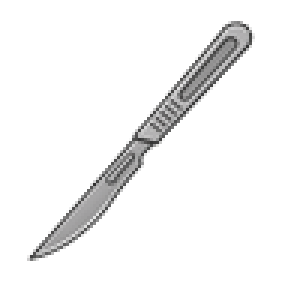
#> input picture HypnosisCreator/images/powers/abnormal_fetish_power.png, 94 x 94 px, given in place of trance_pendulum_source.png, which was not available (shown 3 times larger)
$ python make_trance_pendulum_icon.py
#> lines starting #> are read from the running program, lines starting #| are printed output that depends on the picture; pictures that were not available may be replaced by others from this repository, and a replacement may not be noted
from pathlib import Path

from PIL import Image, ImageDraw, ImageEnhance, ImageFilter

src_path = Path(
    r"C:\Users\homut\.cursor\projects\d-Dev-antigravity-StSMod-N\assets\trance_pendulum_source.png"
)
out_small = Path(r"D:\Dev\antigravity\StSMod_N\HypnosisCreator\images\powers\trance_power.png")
out_big = Path(r"D:\Dev\antigravity\StSMod_N\HypnosisCreator\images\powers\big\trance_power.png")

src = Image.open(src_path).convert("RGBA")
#> src is the input picture: PIL image 94x94 RGBA; mean R, G, B, A 12.9, 12.9, 12.9, 24.6

# Near-black / near-white fringe to transparent
pixels = src.load()
w, h = src.size
#> w = 94; h = 94
for y in range(h):
    for x in range(w):
        r, g, b, a = pixels[x, y]
        if a == 0:
            continue
        # solid black background from generator
        if r < 28 and g < 28 and b < 28:
            pixels[x, y] = (0, 0, 0, 0)
            continue
        # crush near-opaque dark purple vignette leftovers into soft alpha later
        if r < 45 and g < 35 and b < 55 and max(r, g, b) < 60:
            pixels[x, y] = (0, 0, 0, 0)

bbox = src.getbbox()
#> bbox = (10, 8, 84, 87)
if not bbox:
    raise SystemExit("no content")
src = src.crop(bbox)
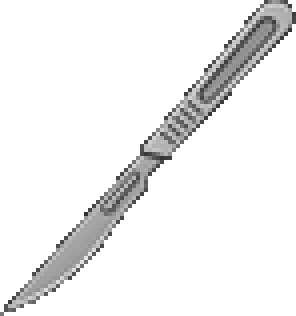
#> src: PIL image 74x79 RGBA (shown 4 times larger); mean R, G, B, A 19.3, 19.2, 19.2, 34.2; transparent parts drawn white


def make_power_icon(content: Image.Image, size: int) -> Image.Image:
    """Power icons must keep true alpha. Opaque rectangular fill shows as a box in UI."""
#> called with size = 256
    pad = max(4, size // 14)
    canvas = Image.new("RGBA", (size, size), (0, 0, 0, 0))
#> canvas: PIL image 256x256 RGBA; every value is 0

    # Soft purple glow (also transparent outside the disc)
    glow = Image.new("RGBA", (size, size), (0, 0, 0, 0))
    gd = ImageDraw.Draw(glow)
    m = size // 8
    gd.ellipse((m, m, size - 1 - m, size - 1 - m), fill=(120, 70, 180, 90))
    glow = glow.filter(ImageFilter.GaussianBlur(radius=max(2, size // 16)))
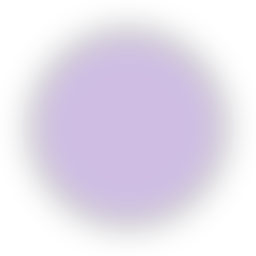
#> glow: PIL image 256x256 RGBA; mean R, G, B, A 53, 30.9, 79.5, 39.7; transparent parts drawn white
    canvas = Image.alpha_composite(canvas, glow)

    fit = size - pad * 2
    img = content.copy()
    img.thumbnail((fit, fit), Image.Resampling.LANCZOS)
    rgb = ImageEnhance.Contrast(img.convert("RGB")).enhance(1.12)
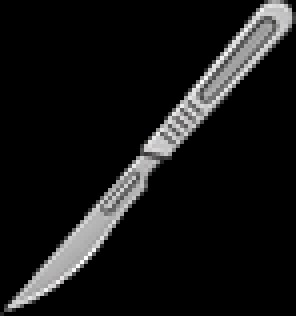
#> rgb: PIL image 74x79 RGB (shown 4 times larger); mean R, G, B 21.2, 21.1, 21.2
    a = img.split()[-1]
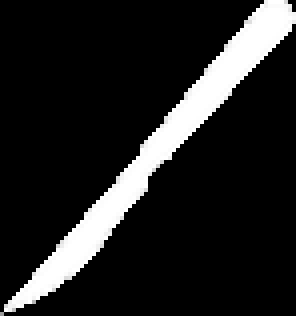
#> a: PIL image 74x79 L (shown 4 times larger); min 0, max 255, mean 34.2
    img = Image.merge("RGBA", (*rgb.split(), a))

    ox = (size - img.width) // 2
#> ox = 91
    oy = (size - img.height) // 2
#> oy = 88
    canvas.alpha_composite(img, (ox, oy))
    return canvas


big = make_power_icon(src, 256)
small = make_power_icon(src, 64)
#> call 2 of make_power_icon, with size = 64
#> in make_power_icon (call 2), `canvas = Image.new("RGBA", (size, size), (0, 0, 0, 0))`: canvas: PIL image 64x64 RGBA; every value is 0
#> in make_power_icon (call 2), `canvas.alpha_composite(img, (ox, oy))`:
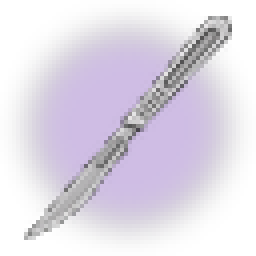
#> canvas: PIL image 64x64 RGBA (shown 4 times larger); mean R, G, B, A 61.1, 42.4, 83.4, 58.4; transparent parts drawn white
out_big.parent.mkdir(parents=True, exist_ok=True)
big.save(out_big)
small.save(out_small)

for label, im in (("big", big), ("small", small)):
    a = im.split()[-1]
    hist = a.histogram()
    total = im.size[0] * im.size[1]
    print(f"{label}: alpha=({a.getextrema()}) transparent={hist[0]}/{total} opaque={hist[255]}/{total}")
#> this loop made 2 passes
#> (label, total) on passes 1 to 2: ('big', 65536), ('small', 4096)
#| big: alpha=((0, 255)) transparent=10724/65536 opaque=475/65536
#| small: alpha=((0, 255)) transparent=628/4096 opaque=168/4096
#> pass 1, `a = im.split()[-1]`:
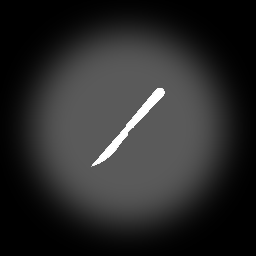
#> a: PIL image 256x256 L; min 0, max 255, mean 41.7
#> pass 2, `a = im.split()[-1]`:
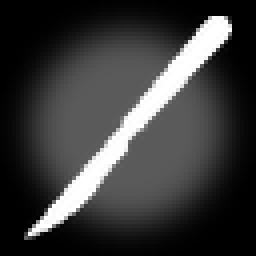
#> a: PIL image 64x64 L (shown 4 times larger); min 0, max 255, mean 58.4
print("saved", out_big)
print("saved", out_small)
